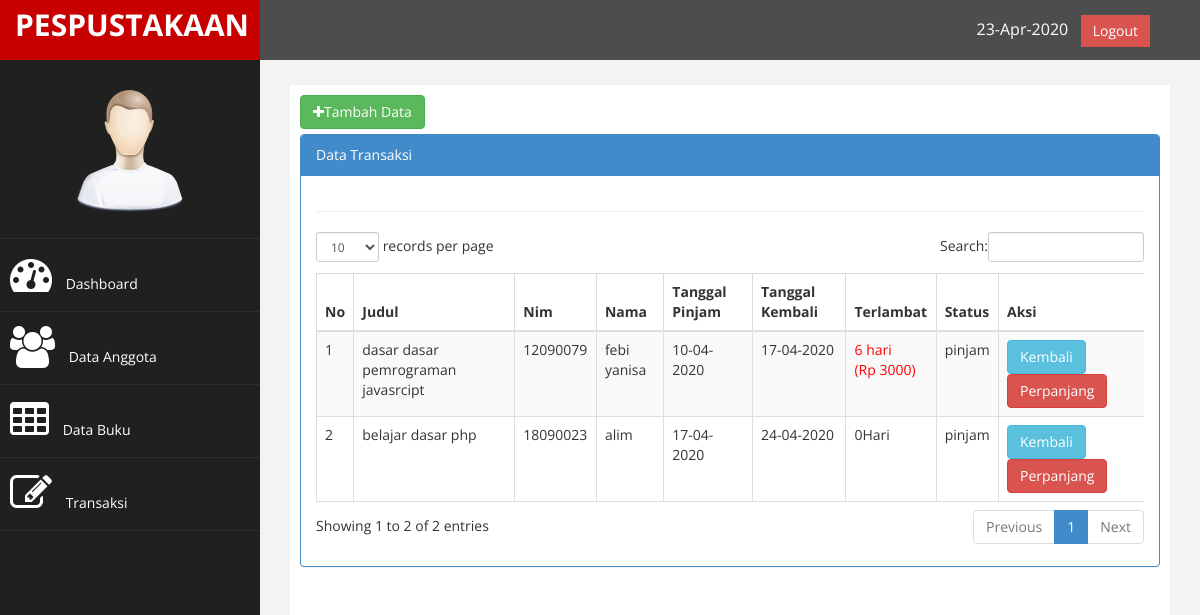
The app's page /TUTORIAL_PERPUSTAKAAN/index.php?page=transaksi (signed in) with its own data.
### tables this page shows
CREATE TABLE `tb_transaksi` (
  `id` int(9) NOT NULL,
  `judul` varchar(100) NOT NULL,
  `nim` varchar(11) NOT NULL,
  `nama` varchar(50) NOT NULL,
  `tgl_pinjam` varchar(30) NOT NULL,
  `tgl_kembali` varchar(30) NOT NULL,
  `status` varchar(20) NOT NULL
);

### TUTORIAL_PERPUSTAKAAN/function.php (called while the page is built)
<?php
    function terlambat($tgl_dateline, $tgl_kembali ){
    $tgl_dateline_pecah = explode("-", $tgl_dateline);
    $tgl_dateline_pecah = $tgl_dateline_pecah[2]."-".$tgl_dateline_pecah[1]."-".$tgl_dateline_pecah[0];
    $tgl_kembali_pecah = explode("-", $tgl_kembali);
    $tgl_kembali_pecah = $tgl_kembali_pecah[2]."-".$tgl_kembali_pecah[1]."-".$tgl_kembali_pecah[0];
    $selisih = strtotime($tgl_kembali_pecah)-strtotime($tgl_dateline_pecah);
    $selisih = $selisih/86400;
    if ($selisih>=1){
        $hasi_tgl = floor($selisih);
    }else{
        $hasi_tgl = 0;
    }
    return $hasi_tgl;
    }
?>

### TUTORIAL_PERPUSTAKAAN/page/transaksi/transaksi.php (the view)
<a href ="?page=transaksi&aksi=tambah" class="btn btn-success" style="margin-bottom : 5px;"><i class="fa fa-plus"></i>Tambah Data</a>
<div class="row">
                <div class="col-md-12">
                    <div class="panel panel-primary">
                        <div class="panel-heading">
                             Data Transaksi
                        </div>
                        <div class="panel-body">
                            <div class="table-responsive">
                                <table class="table table-striped table-bordered table-hover" id="dataTables-example">
                                    <thead>
                                        <tr>
                                            <th>No</th>
                                            <th>Judul</th>
                                            <th>Nim</th>
                                            <th>Nama</th>
                                            <th>Tanggal Pinjam</th>
                                            <th>Tanggal Kembali</th>
                                            <th>Terlambat</th>
                                            <th>Status</th>
                                            <th>Aksi</th>
                                        </tr>
                                    </thead>
                                    <tbody>
                                    <?php
                                    $no = 1;
                                    $sql = $koneksi->query("select * from tb_transaksi where status='pinjam' ");
                                    while ($data= $sql->fetch_assoc()){
                                    ?>
                                    <tr>
                                        <td><?php echo $no++; ?></td>
                                        <td><?php echo $data['judul'];?></td>
                                        <td><?php echo $data['nim'];?></td>
                                        <td><?php echo $data['nama'];?></td>
                                        <td><?php echo $data['tgl_pinjam'];?></td>
                                        <td><?php echo $data['tgl_kembali'];?></td>
                                        <td>
                                            <?php
                                                $denda = 500;
                                                $tgl_dateline = $data['tgl_kembali'];
                                                $tgl_kembali = date('Y-m-d');
                                                $lambat = terlambat($tgl_dateline, $tgl_kembali);
                                                $denda1 = $lambat*$denda;
                                                if ($lambat>0) {
                                                     echo "
                                                    <font color='red'>$lambat hari<br>(Rp $denda1)</font>
                                                    ";
                                                }else{
                                                    echo $lambat ."Hari";
                                            }
                                            ?>
                                            </td>
                                        <td><?php echo $data['status'];?></td>
                                        <td>
                                            <a href="?page=transaksi&aksi=kembali&id=<?php echo $data['id']; ?>&judul=
                                            <?php echo $data['judul']; ?> "class="btn btn-info" >Kembali</a>
                                            <a href="?page=transaksi&aksi=perpanjang&id=<?php echo $data['id']; ?>
                                            &judul=<?php echo $data['judul']?>&lambat=<?php echo $lambat ?>
                                            &tgl_kembali=<?php echo $data['tgl_kembali']?>"
                                            class="btn btn-danger" >Perpanjang</a>
                                        </td>
                                    </tr>
                                    <?php  } ?>
                                    </tbody>
                                    </div>
                             </div>
                        </div>
                    </div>

### TUTORIAL_PERPUSTAKAAN/assets/css/custom.css (style rules this page uses)
body { font-family: 'Open Sans', sans-serif; }

### records on screen
tb_transaksi: judul "dasar dasar pemrograman javasrcipt", nim "12090079", nama "febi yanisa", tgl_pinjam "10-04-2020", tgl_kembali "17-04-2020", tgl_kembali "6", tgl_kembali "3000", status "pinjam"
tb_transaksi: judul "belajar dasar php", nim "18090023", nama "alim", tgl_pinjam "17-04-2020", tgl_kembali "24-04-2020", tgl_kembali "0", status "pinjam"
